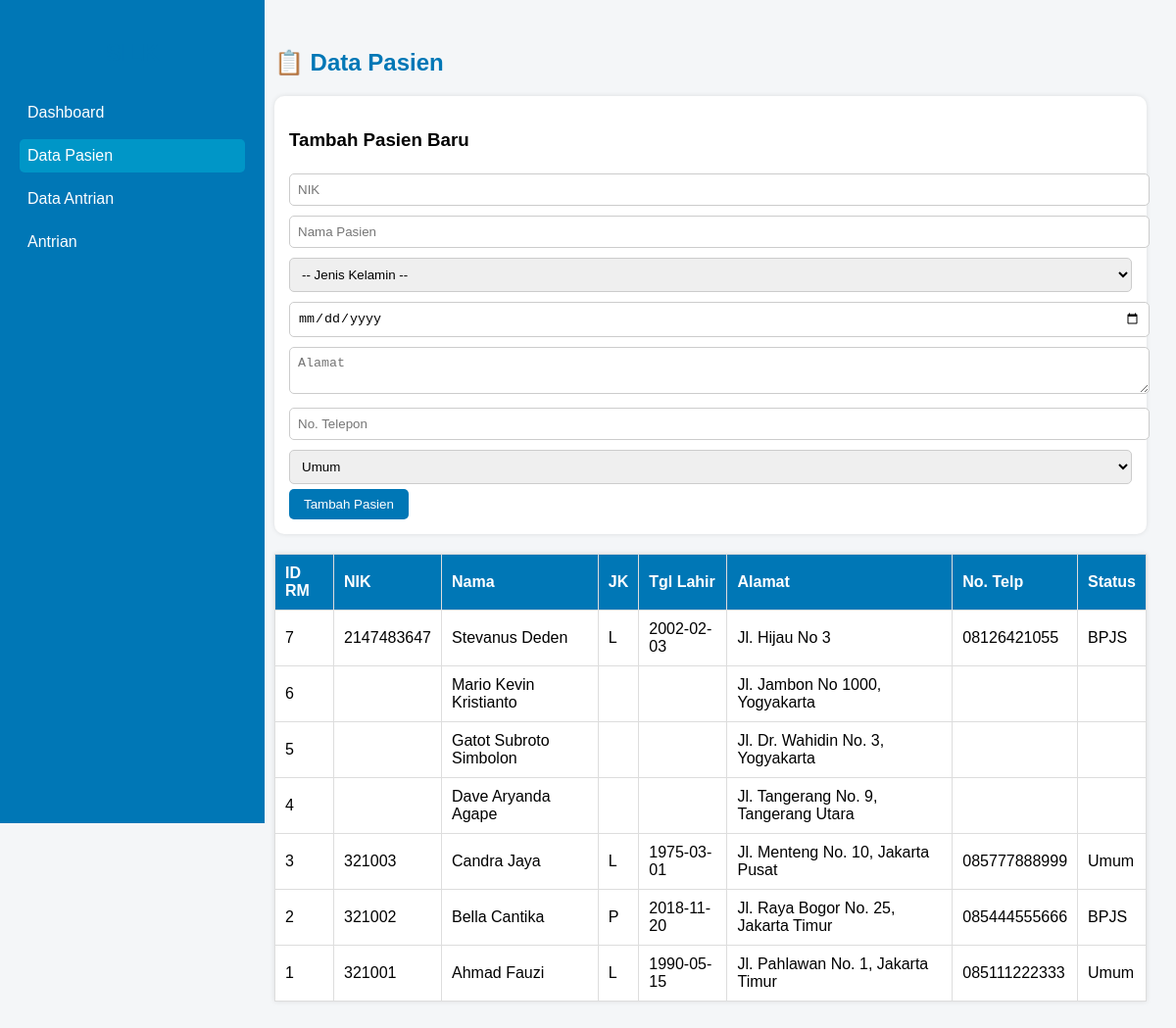
The page /public/index_gatot.php?page=pasien on the database its author committed.
### tables this page shows
CREATE TABLE `pasien` (
  `id_rm` int(11) NOT NULL,
  `nik` int(11) DEFAULT NULL,
  `nama_pasien` varchar(100) DEFAULT NULL,
  `jenis_kelamin` char(1) DEFAULT NULL,
  `tanggal_lahir` date DEFAULT NULL,
  `alamat` text DEFAULT NULL,
  `no_telp` varchar(15) DEFAULT NULL,
  `status_pasien` varchar(10) DEFAULT NULL
);

### public/index_gatot.php (the view, shortened to what this page needs)
<?php
$koneksi = new mysqli("localhost", "root", "", "rumah_sakit_silk","3306");
?>
<!DOCTYPE html>
<html lang="id">
<head>
</head>
<body>
<div class="sidebar">
    <h2>SILK</h2>
    <a href="?page=dashboard" class="<?= !isset($_GET['page']) || $_GET['page']=='dashboard'?'active':'' ?>">Dashboard</a>
    <a href="?page=pasien" class="<?= isset($_GET['page']) && $_GET['page']=='pasien'?'active':'' ?>">Data Pasien</a>
    <a href="?page=create_antrian&edit" class="<?= isset($_GET['page']) && $_GET['page']=='create_antrian'?'active':'' ?>">Data Antrian</a>
    <a href="?page=antrian" class="<?= isset($_GET['page']) && $_GET['page']=='antrian'?'active':'' ?>">Antrian</a>
</div>
<div class="content">
<?php
$page = $_GET['page'] ?? 'dashboard';
if ($page == 'dashboard') {
    $total_pasien = $koneksi->query("SELECT COUNT(*) as jml FROM pasien")->fetch_assoc()['jml'];
    $total_antrian = $koneksi->query("SELECT COUNT(*) as jml FROM antrian")->fetch_assoc()['jml'];
    echo "<h1>Selamat Datang di Sistem Informasi Rumah Sakit</h1>
          <p>Gunakan menu di sebelah kiri untuk mengelola data pasien dan antrian.</p>
          <div style='display:flex;gap:20px;margin-top:30px;'>
            <div style='background:white;padding:20px;border-radius:10px;'>
                <h2>Total Pasien</h2><p style='font-size:28px;color:#0077b6;'>$total_pasien</p>
            </div>
            <div style='background:white;padding:20px;border-radius:10px;'>
                <h2>Total Antrian</h2><p style='font-size:28px;color:#0077b6;'>$total_antrian</p>
            </div>
          </div>";
}
elseif ($page == 'pasien') {
    echo "<h2>📋 Data Pasien</h2>"; ?>
    <form method="post">
        <h3>Tambah Pasien Baru</h3>
        <input type="text" name="nik" placeholder="NIK" required>
        <input type="text" name="nama_pasien" placeholder="Nama Pasien" required>
        <select name="jenis_kelamin" required>
            <option value="">-- Jenis Kelamin --</option>
        </select>
        <input type="date" name="tanggal_lahir" required>
        <textarea name="alamat" placeholder="Alamat"></textarea>
        <input type="text" name="no_telp" placeholder="No. Telepon">
        <select name="status_pasien" required>
            <option value="Umum">Umum</option>
        </select>
        <button type="submit" name="tambah_pasien">Tambah Pasien</button>
    </form>
    <table>
        <tr>
            <th>ID RM</th><th>NIK</th><th>Nama</th><th>JK</th><th>Tgl Lahir</th><th>Alamat</th><th>No. Telp</th><th>Status</th>
        </tr>
        <?php
        $data = $koneksi->query("SELECT * FROM pasien ORDER BY id_rm DESC");
        while ($row = $data->fetch_assoc()) {
            echo "<tr>
                <td>{$row['id_rm']}</td>
                <td>{$row['nik']}</td>
                <td>{$row['nama_pasien']}</td>
                <td>{$row['jenis_kelamin']}</td>
                <td>{$row['tanggal_lahir']}</td>
                <td>{$row['alamat']}</td>
                <td>{$row['no_telp']}</td>
                <td>{$row['status_pasien']}</td>
            </tr>";
        }
        ?>
    </table>
<?php
}

### public/index_gatot.php (style rules this page uses)
body { font-family: Arial, sans-serif; margin: 0; display: flex; background: #f4f6f8; }
.sidebar { width: 230px; background: #0077b6; color: white; height: 100vh; padding: 20px; position: fixed; }
.sidebar h2 { text-align: center; margin-bottom: 30px; }
.sidebar a { display: block; color: white; text-decoration: none; padding: 8px; border-radius: 5px; margin-bottom: 10px; }
.sidebar a:hover, .sidebar a.active { background: #0096c7; }
.content { margin-left: 250px; padding: 30px; flex: 1; }
h2 { color: #0077b6; }
table { width: 100%; border-collapse: collapse; margin-top: 15px; background: white; box-shadow: 0 0 5px rgba(0,0,0,0.1); }
th, td { border: 1px solid #ddd; padding: 10px; text-align: left; }
th { background: #0077b6; color: white; }
form { background: white; padding: 15px; border-radius: 10px; box-shadow: 0 0 5px rgba(0,0,0,0.1); margin-bottom: 20px; }
input, select, textarea { padding: 8px; margin: 5px 0; width: 100%; border: 1px solid #ccc; border-radius: 5px; }
button { background: #0077b6; color: white; border: none; padding: 8px 15px; border-radius: 5px; cursor: pointer; }

### rows shown on the page
pasien: id_rm "7", nik "2147483647", nama_pasien "Stevanus Deden", jenis_kelamin "L", tanggal_lahir "2002-02-03", alamat "Jl. Hijau No 3", no_telp "08126421055", status_pasien "BPJS"
pasien: id_rm "6", nama_pasien "Mario Kevin Kristianto", alamat "Jl. Jambon No 1000, Yogyakarta"
pasien: id_rm "5", nama_pasien "Gatot Subroto Simbolon", alamat "Jl. Dr. Wahidin No. 3, Yogyakarta"
pasien: id_rm "4", nama_pasien "Dave Aryanda Agape", alamat "Jl. Tangerang No. 9, Tangerang Utara"
pasien: id_rm "3", nik "321003", nama_pasien "Candra Jaya", jenis_kelamin "L", tanggal_lahir "1975-03-01", alamat "Jl. Menteng No. 10, Jakarta Pusat", no_telp "085777888999", status_pasien "Umum"
pasien: id_rm "2", nik "321002", nama_pasien "Bella Cantika", jenis_kelamin "P", tanggal_lahir "2018-11-20", alamat "Jl. Raya Bogor No. 25, Jakarta Timur", no_telp "085444555666", status_pasien "BPJS"
pasien: id_rm "1", nik "321001", nama_pasien "Ahmad Fauzi", jenis_kelamin "L", tanggal_lahir "1990-05-15", alamat "Jl. Pahlawan No. 1, Jakarta Timur", no_telp "085111222333", status_pasien "Umum"
